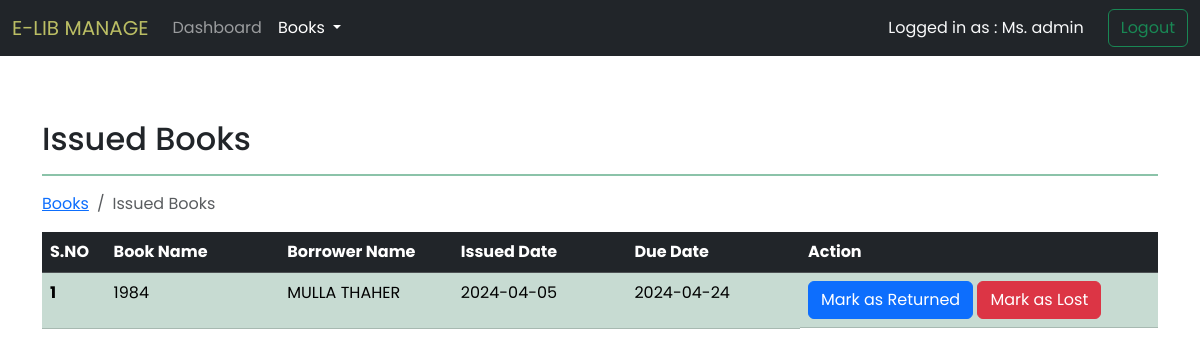
/admin/index.php?page=issued-books (signed in), run on the app's committed database.
### tables this page shows
CREATE TABLE `booktransactions` (
  `transaction_id` int(11) NOT NULL,
  `book_id` int(11) NOT NULL,
  `borrower_id` int(11) NOT NULL,
  `transaction_type` enum('checkout','lost','lost_cleared') NOT NULL,
  `transaction_date` date NOT NULL DEFAULT current_timestamp(),
  `due_date` date NOT NULL
);

CREATE TABLE `books` (
  `book_id` int(11) NOT NULL,
  `title` varchar(255) NOT NULL,
  `author` varchar(150) NOT NULL,
  `genre` varchar(50) NOT NULL,
  `status` enum('available','checkedout','lost') NOT NULL DEFAULT 'available'
);

CREATE TABLE `borrowers` (
  `borrower_id` int(11) NOT NULL,
  `name` varchar(100) NOT NULL,
  `email` varchar(100) NOT NULL,
  `phone` varchar(20) NOT NULL
);

### admin/functions.php (called while the page is built, shortened)
<?php
function getIssuedBooks(){
    include '../db.php';
    $query = "SELECT * FROM booktransactions WHERE transaction_type='checkout'";
    $result=mysqli_query($conn,$query);
    if(!$result){
        die("Query Failed");
    }
    else{
        $books = array();
        while($row = mysqli_fetch_assoc($result)){
            $row['transaction_type']='Issued';
            array_push($books,$row);
        }
        return $books;
    }
}
function getBookInfo($book_id){
    include '../db.php';
    $query = "SELECT * FROM books WHERE book_id='$book_id'";
    $result=mysqli_query($conn,$query);
    if(!$result){
        die("Query Failed");
    }
    else{
        $book = mysqli_fetch_assoc($result);
        return $book;
    }
}
function getBorrowerInfo($borrower_id){
    include '../db.php';
    $query = "SELECT * FROM borrowers WHERE borrower_id='$borrower_id'";
    $result=mysqli_query($conn,$query);
    if(!$result){
        die("Query Failed");
    }
    else{
        $borrower = mysqli_fetch_assoc($result);
        return $borrower;
    }
}
?>

### admin/issued-books.php (the view, shortened to what this page needs)
<div class="container">
<div class="d-flex justify-content-between">
    <h2 class="text-center mb-0">Issued Books</h2>
</div>
<hr class="border border-success border-1 opacity-50">
<nav aria-label="breadcrumb">
  <ol class="breadcrumb">
    <li class="breadcrumb-item"><a href="/library-management-system/admin/index.php?page=all-books">Books</a></li>
    <li class="breadcrumb-item active" aria-current="page">Issued Books</li>
  </ol>
</nav>
<?php
    if(count($issued_books)==0){
        echo "<h3 class='text-center'>No Books Found</h3>";
    }
    else{
?>
<div class="table-responsive">
    <table class="table table-hover table-success table-striped">
        <thead class="table-dark">
            <tr>
                <th scope="col">S.NO</th>
                <th scope="col">Book Name</th>
                <th scope="col">Borrower Name</th>
                <th scope="col">Issued Date</th>
                <th scope="col">Due Date</th>
                <th scope="col">Action</th>
            </tr>
        </thead>
        <tbody>
            <?php
                $i=1;
                foreach($issued_books as $book){
            ?>
            <tr>
                <th scope="row"><?php echo $i; $i++; ?></th>
                <?php
                    $book_info=getBookInfo($book['book_id']);
                ?>
                <td><?php echo $book_info['title']; ?></td>
                <?php
                    $borrower_info=getBorrowerInfo($book['borrower_id']);
                ?>
                <td><?php echo $borrower_info['name']; ?></td>
                <td><?php echo $book['transaction_date']; ?></td>
                <td><?php echo $book['due_date']; ?></td>
                <td class="d-flex flex-wrap gap-2">
                    <form action="<?php echo $_SERVER['PHP_SELF'].'?page=issued-books'?>" method="post">
                        <button type='submit' name="returned" class="btn btn-primary">Mark as Returned</button>
                        <button type='submit' name="lost" class="btn btn-danger">Mark as Lost</button>
                    </form>
                </td>
            </tr>
            <?php
                }
            ?>
        </tbody>
    </table>
</div>
<?php
    }
?>
</div>

### admin/index.php (style rules this page uses)
* { font-family: "Poppins", sans-serif; }
table th { text-wrap: nowrap !important; }
table th:not(:nth-child(1)) { min-width: 150px !important; }

### data on the page
booktransactions: book.title "1984", borrower.name "MULLA THAHER", transaction_date "2024-04-05", due_date "2024-04-24"

### other printed values
$_SESSION['username'] "Ms. admin"
